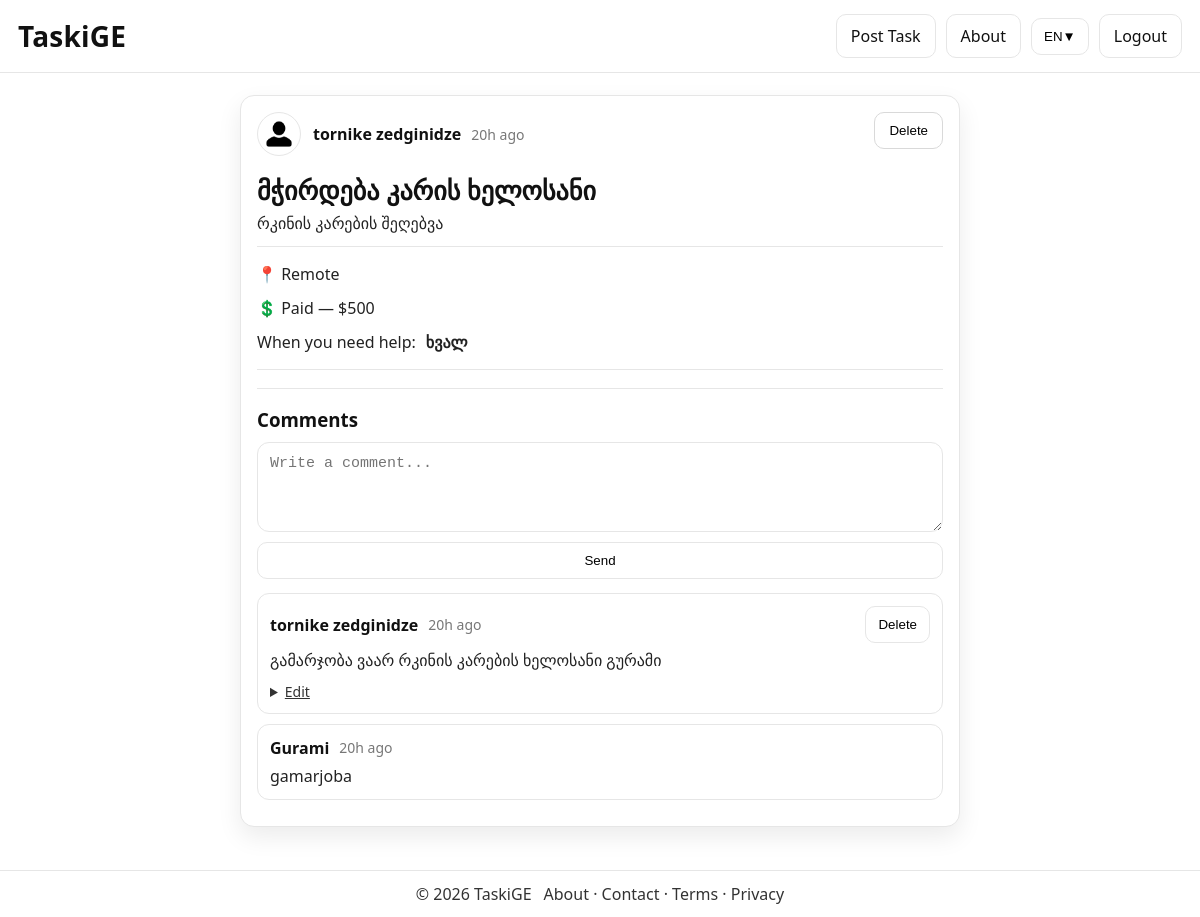
Page /tasks/1 (signed in) on the committed database.
### models.py (models this page shows)
class User(db.Model):
    id = db.Column(db.Integer, primary_key=True)
    full_name = db.Column(db.String(120), nullable=False)
    email = db.Column(db.String(180), unique=True, nullable=False, index=True)
    password_hash = db.Column(db.String(255), nullable=False)
    avatar_path = db.Column(db.String(255), nullable=True)
    created_at = db.Column(db.DateTime, default=datetime.utcnow)

class Task(db.Model):
    id = db.Column(db.Integer, primary_key=True)
    author_id = db.Column(db.Integer, db.ForeignKey("user.id"), nullable=False, index=True)
    title = db.Column(db.String(200), nullable=False)
    description = db.Column(db.Text, nullable=False)
    location = db.Column(db.String(80), nullable=False, default="Remote")  # Remote / On-site
    help_until = db.Column(db.String(80), nullable=False)  # simple text/date input
    payment_type = db.Column(db.String(20), nullable=False, default="Free")  # Free / Paid
    payment_amount = db.Column(db.Integer, nullable=True)
    created_at = db.Column(db.DateTime, default=datetime.utcnow, index=True)
    author = db.relationship("User", backref="tasks")

class Comment(db.Model):
    id = db.Column(db.Integer, primary_key=True)
    task_id = db.Column(db.Integer, db.ForeignKey("task.id"), nullable=False, index=True)
    author_id = db.Column(db.Integer, db.ForeignKey("user.id"), nullable=False, index=True)
    content = db.Column(db.Text, nullable=False)
    created_at = db.Column(db.DateTime, default=datetime.utcnow, index=True)
    task = db.relationship("Task", backref="comments")
    author = db.relationship("User")

### app.py (the view)
    @app.get("/tasks/<int:task_id>")
    def task_detail(task_id: int):
        user = current_user()
        task = Task.query.get_or_404(task_id)
        is_author = (task.author_id == user.id)
        if is_author:
            comments = Comment.query.filter_by(task_id=task_id).order_by(Comment.created_at.asc()).all()
        else:
            comments = Comment.query.filter_by(task_id=task_id, author_id=user.id).order_by(Comment.created_at.asc()).all()
        return render_template(
            "task_detail.html",
            user=user,
            task=task,
            comments=comments,
            is_author=is_author
        )

### templates/task_detail.html (shortened to what this page needs)
{% extends "base.html" %}
{% block content %}
<div class="center">
  <article class="card">
    <div class="card-head">
      <div class="user">
        <img class="avatar"
             src="{{ url_for('static', filename=(task.author.avatar_path if task.author.avatar_path else 'img/avatar-placeholder.png')) }}"
             alt="avatar" />
        <div class="user-meta">
          <div class="user-line">
            <strong>{{ task.author.full_name }}</strong>
            <span class="muted">{{ time_ago(task.created_at) }}</span>
          </div>
        </div>
      </div>
      {% if is_author %}
        <form method="POST" action="{{ url_for('delete_task', task_id=task.id) }}"
              onsubmit="return confirm('Delete this task?');">
          <button class="btn btn-danger" type="submit" data-i18n="delete_task">Delete</button>
        </form>
      {% endif %}
    </div>
    <div class="card-body">
      <h2 class="title">{{ task.title }}</h2>
      <p class="desc">{{ task.description }}</p>
      <div class="meta">
        <div class="meta-row">
          <span class="meta-item">📍 {{ task.location }}</span>
        </div>
        <div class="meta-row">
          {% if task.payment_type == "Paid" %}
            <span class="meta-item">💲 Paid — ${{ task.payment_amount if task.payment_amount else 0 }}</span>
          {% else %}
            <span class="meta-item">💲 Free</span>
          {% endif %}
        </div>
        <div class="meta-row">
          <span class="meta-item" data-i18n="help_until_label">When you need help:</span>
          <span class="meta-item"><strong>{{ task.help_until }}</strong></span>
        </div>
      </div>
      <hr class="line"/>
      <section class="comments">
        <h3 class="subtitle" data-i18n="comments">Comments</h3>
        <form class="comment-form" method="POST" action="{{ url_for('add_comment', task_id=task.id) }}">
          <textarea class="input textarea" name="content" rows="3" required placeholder="Write a comment..."></textarea>
          <button class="btn" type="submit" data-i18n="send">Send</button>
        </form>
        <div class="comment-list">
          {% for c in comments %}
            <div class="comment">
              <div class="comment-head">
                <div class="comment-left">
                  <strong>{{ c.author.full_name }}</strong>
                  <span class="muted">{{ time_ago(c.created_at) }}</span>
                </div>
                {% if c.author_id == user.id %}
                  <div class="comment-actions">
                    <form method="POST" action="{{ url_for('delete_comment', comment_id=c.id) }}"
                          onsubmit="return confirm('Delete your comment?');">
                      <button class="btn btn-small" type="submit">Delete</button>
                    </form>
                  </div>
                {% endif %}
              </div>
              <div class="comment-body">{{ c.content }}</div>
              {% if c.author_id == user.id %}
                <details class="edit-box">
                  <summary class="edit-link">Edit</summary>
                </details>
              {% endif %}
            </div>
          {% else %}
            <p class="muted" data-i18n="no_comments">No comments yet.</p>
          {% endfor %}
        </div>
      </section>
    </div>
  </article>
</div>
{% endblock %}

### templates/base.html (shortened to what this page needs)
<!DOCTYPE html>
<html lang="en">
<head>
  <link rel="stylesheet" href="{{ url_for('static', filename='styles.css') }}">
</head>
<body>
  <header class="navbar">
    <div class="nav-left">
      <a class="logo" href="{{ url_for('index') }}">TaskiGE</a>
    </div>
    <div class="nav-right">
      <a class="btn" href="{{ url_for('post_task') }}" data-i18n="post_task">Post Task</a>
      <a class="btn" href="{{ url_for('about') }}" data-i18n="about_nav">About</a>
      <div class="lang">
        <button class="btn btn-small" id="langBtn" type="button">
          <span id="langLabel">EN</span> ▼
        </button>
      </div>
      <a class="btn" href="{{ url_for('logout') }}" data-i18n="logout">Logout</a>
    </div>
  </header>
  <main class="page">
    {% block content %}{% endblock %}
  </main>
  <footer class="footer">
    <div class="footer-inner">
      <span>© 2026 TaskiGE</span>
      <span class="footer-links">
        <a href="{{ url_for('about') }}" data-i18n="about_nav">About</a> ·
        <a href="#" data-i18n="contact">Contact</a> ·
        <a href="#" data-i18n="terms">Terms</a> ·
        <a href="#" data-i18n="privacy">Privacy</a>
      </span>
    </div>
  </footer>
</body>
</html>

### static/styles.css (style rules this page uses)
:root { --bg:#ffffff; --text:#111; --muted:#777; --border:#e6e6e6; --shadow: 0 10px 24px rgba(0,0,0,.08); --radius:14px; }
* { box-sizing:border-box }
body { margin:0; font-family: system-ui, -apple-system, Segoe UI, Roboto, Arial, sans-serif; background:var(--bg); color:var(--text); }
a { color:inherit; text-decoration:none }
hr.line { border:none;border-top:1px solid var(--border); margin:18px 0 }
.navbar { position:sticky; top:0; z-index:10; background:#fff; border-bottom:1px solid var(--border); display:flex; align-items:center; justify-content:space-between; padding:14px 18px; }
.logo { font-weight:800; font-size:28px; letter-spacing:.2px; }
.nav-right { display:flex; align-items:center; gap:10px; }
.btn { border:1px solid var(--border); background:#fff; padding:10px 14px; border-radius:10px; cursor:pointer; display:inline-flex; align-items:center; justify-content:center; transition: transform .06s ease, box-shadow .2s ease; }
.btn-small { padding:10px 12px; }
.btn-danger { border-color:#d9d9d9; }
.page { padding: 22px 16px 90px; }
.card { border:1px solid var(--border); border-radius: var(--radius); box-shadow: var(--shadow); background:#fff; overflow:hidden; }
.card-head { padding:16px 16px 0; display:flex; justify-content:space-between; align-items:flex-start; gap:10px; }
.card-body { padding: 10px 16px 16px; }
.user { display:flex; align-items:center; gap:12px; }
.avatar { width:44px; height:44px; border-radius:50%; object-fit:cover; border:1px solid var(--border); }
.user-line { display:flex; align-items:center; gap:10px; }
.muted { color: var(--muted); font-size:14px; }
.title { margin: 10px 0 6px; font-size: 26px; line-height: 1.15; }
.desc { margin: 0 0 12px; color:#222; line-height:1.4; }
.meta { border-top:1px solid var(--border); border-bottom:1px solid var(--border); padding:10px 0; margin:12px 0 14px; }
.meta-row { display:flex; gap:10px; padding:6px 0; }
.meta-item { color:#222; }
.center { max-width: 720px; margin: 0 auto; }
.input { border:1px solid var(--border); border-radius:12px; padding:12px 12px; font-size:15px; outline:none; }
.textarea { resize:vertical; min-height: 90px; }
.subtitle { margin: 0 0 10px; }
.comments .comment-form { display:flex; flex-direction:column; gap:10px; margin-bottom: 14px; }
.comment { border:1px solid var(--border); border-radius:12px; padding:12px; margin-bottom:10px; }
.comment-head { display:flex; justify-content:space-between; gap:10px; margin-bottom:6px; }
.comment-body { color:#222; line-height:1.4; }
.footer { position:fixed; left:0; right:0; bottom:0; background:#fff; border-top:1px solid var(--border); }
.footer-inner { max-width: 980px; margin: 0 auto; padding: 12px 16px; display:flex; justify-content:center; gap:12px; color:#333; }
.footer-links a { color:#333; }
.lang { position:relative; }
.comment-left { display:flex; align-items:center; gap:10px; flex-wrap:wrap; }
.comment-actions { display:flex; gap:8px; align-items:center; }
.edit-box { margin-top:10px; }
.edit-link { cursor:pointer; color:#333; font-size:14px; text-decoration:underline; width:max-content; }

### rows in the picture
User: author.full_name "tornike zedginidze"
Task: created_at "20h ago", title "მჭირდება კარის ხელოსანი", description "რკინის კარების შეღებვა", location "Remote", payment_amount "500", help_until "ხვალ"
Comment: author.full_name "tornike zedginidze", created_at "20h ago", content "გამარჯობა ვაარ რკინის კარების ხელოსანი გურამი"
Comment: author.full_name "Gurami", created_at "20h ago", content "gamarjoba"
